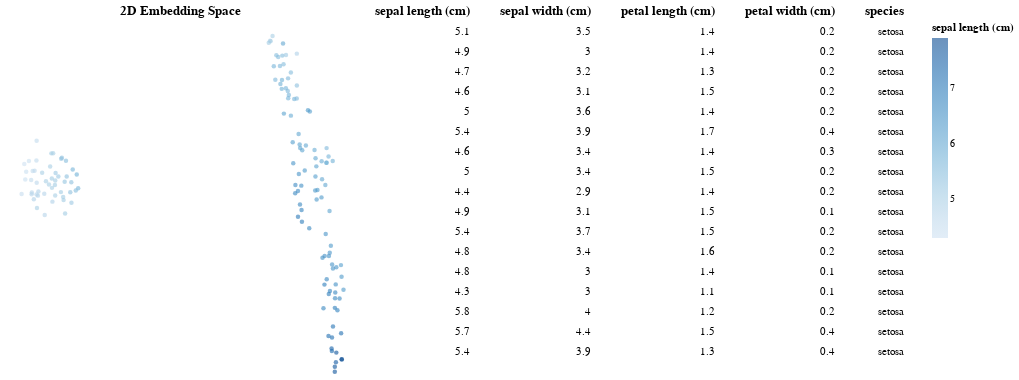

This figure's notebook cell:
### Code cell
huddles.embedding_exploration_plot(embeddings, full_dataset, hue="sepal length (cm)")

### Figure 1 — Vega-Lite specification as saved in the notebook (floating-point values rounded to 4 significant figures; data arrays with more than 128 entries replaced by an {"elided": "..."} marker saying what was removed)
{"config": {"view": {"continuousWidth": 300, "continuousHeight": 300, "strokeWidth": 0}, "axis": {"grid": false}}, "hconcat": [{"mark": {"type": "circle", "opacity": 0.6, "size": 20}, "encoding": {"color": {"field": "sepal length (cm)", "type": "quantitative"}, "tooltip": [{"field": "sepal length (cm)", "type": "quantitative"}, {"field": "sepal width (cm)", "type": "quantitative"}, {"field": "petal length (cm)", "type": "quantitative"}, {"field": "petal width (cm)", "type": "quantitative"}, {"field": "species", "type": "nominal"}], "x": {"axis": null, "field": "x1", "scale": {"zero": false}, "type": "quantitative"}, "y": {"axis": null, "field": "x2", "scale": {"zero": false}, "type": "quantitative"}}, "height": 350, "name": "view_2", "title": "2D Embedding Space", "width": 350}, {"hconcat": [{"mark": {"type": "text", "align": "right"}, "encoding": {"text": {"field": "sepal length (cm)", "type": "quantitative"}, "y": {"axis": null, "field": "row_number", "type": "ordinal"}}, "title": {"text": "sepal length (cm)", "align": "right"}, "transform": [{"filter": {"param": "param_2"}}, {"window": [{"op": "row_number", "field": "", "as": "row_number"}]}, {"window": [{"op": "rank", "field": "row_number", "as": "rank"}]}, {"filter": "(datum.rank < 18)"}]}, {"mark": {"type": "text", "align": "right"}, "encoding": {"text": {"field": "sepal width (cm)", "type": "quantitative"}, "y": {"axis": null, "field": "row_number", "type": "ordinal"}}, "title": {"text": "sepal width (cm)", "align": "right"}, "transform": [{"filter": {"param": "param_2"}}, {"window": [{"op": "row_number", "field": "", "as": "row_number"}]}, {"window": [{"op": "rank", "field": "row_number", "as": "rank"}]}, {"filter": "(datum.rank < 18)"}]}, {"mark": {"type": "text", "align": "right"}, "encoding": {"text": {"field": "petal length (cm)", "type": "quantitative"}, "y": {"axis": null, "field": "row_number", "type": "ordinal"}}, "title": {"text": "petal length (cm)", "align": "right"}, "transform": [{"filter": {"param": "param_2"}}, {"window": [{"op": "row_number", "field": "", "as": "row_number"}]}, {"window": [{"op": "rank", "field": "row_number", "as": "rank"}]}, {"filter": "(datum.rank < 18)"}]}, {"mark": {"type": "text", "align": "right"}, "encoding": {"text": {"field": "petal width (cm)", "type": "quantitative"}, "y": {"axis": null, "field": "row_number", "type": "ordinal"}}, "title": {"text": "petal width (cm)", "align": "right"}, "transform": [{"filter": {"param": "param_2"}}, {"window": [{"op": "row_number", "field": "", "as": "row_number"}]}, {"window": [{"op": "rank", "field": "row_number", "as": "rank"}]}, {"filter": "(datum.rank < 18)"}]}, {"mark": {"type": "text", "align": "right"}, "encoding": {"text": {"field": "species", "type": "nominal"}, "y": {"axis": null, "field": "row_number", "type": "ordinal"}}, "title": {"text": "species", "align": "right"}, "transform": [{"filter": {"param": "param_2"}}, {"window": [{"op": "row_number", "field": "", "as": "row_number"}]}, {"window": [{"op": "rank", "field": "row_number", "as": "rank"}]}, {"filter": "(datum.rank < 18)"}]}]}], "data": {"name": "data-c71b46c4508693769c92623accccf042"}, "params": [{"name": "param_2", "select": {"type": "interval"}, "views": ["view_2"]}], "$schema": "https://vega.github.io/schema/vega-lite/v5.16.3.json", "datasets": {"data-c71b46c4508693769c92623accccf042": {"elided": "150 records"}}}
